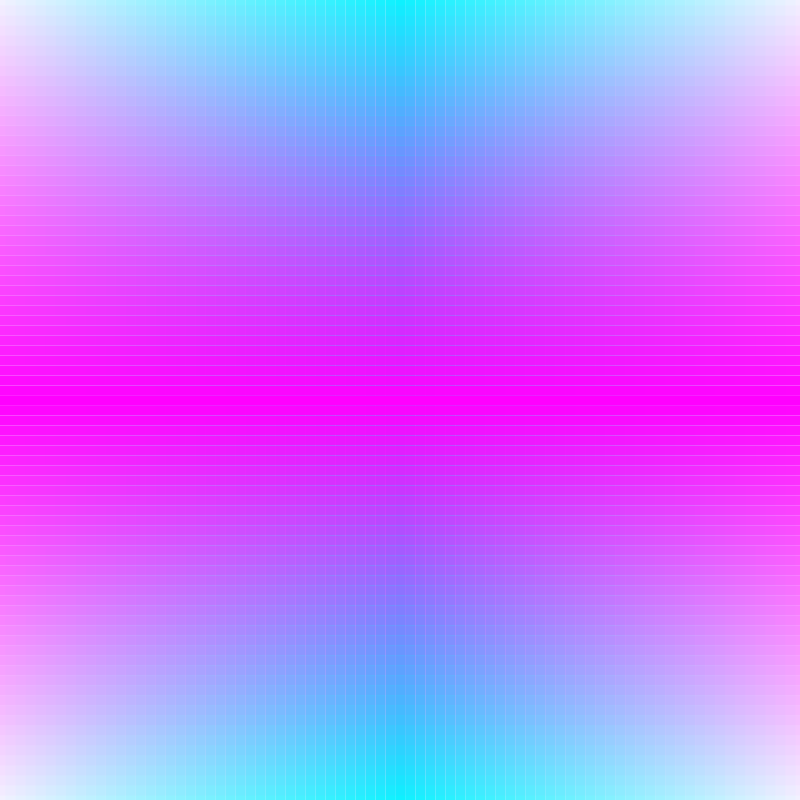
Frame 1 (no input)
Frame 60 (the mouse pressed at the canvas centre just before this capture): identical to frame 1, image omitted
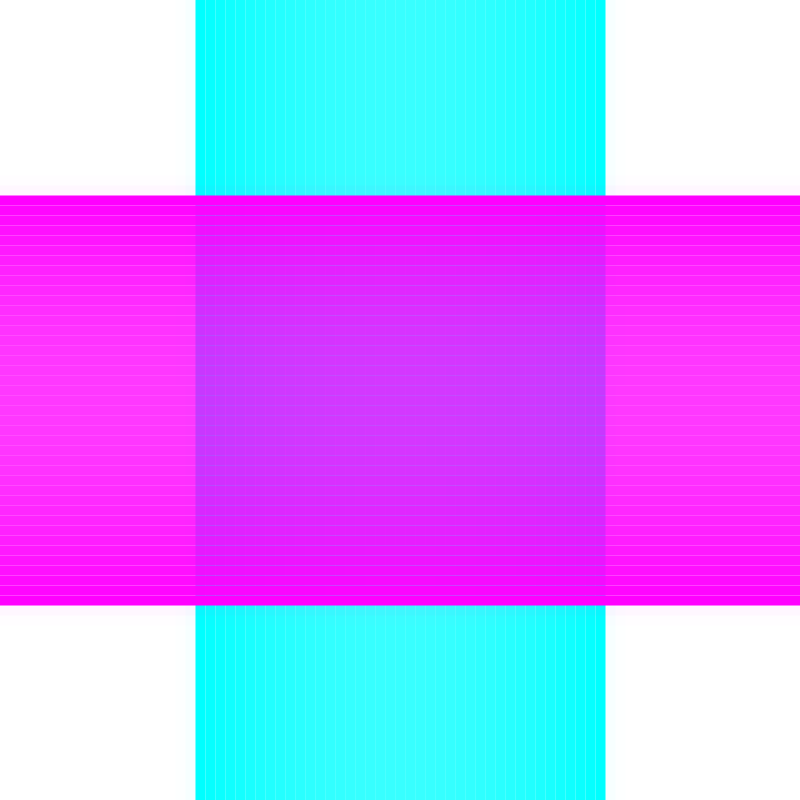
Frame 120 (the mouse held since frame 60 and released just before this capture)

The Processing sketch that drew these frames (run headless with seeded random() and noise(); from frame 60 on, the mouse is pressed at the canvas centre):

// Processing sketch: s0804Ronda
// ── s0804Ronda.pde
// UDD - Diseño Digital - Expresión Digital II
// versus 1.0
/*
rondas de ejercicios con aumento de complejidad:
 1ra ronda pasan 6
 2da ronda pasan 2 de los restantes
 3ra ronda pasan 4 de los 8
 4ta ronda pasan 2 de los 4
 5ta ronda pasa 1 de los 2
 */

// 4ta ronda: lineas hortogonales que se separan con mouseY
// pista: strokeWeight igual al update del for loop

float x, y;
void setup() {
  size(800, 800);
  smooth();
  strokeWeight(10);
  
}

void draw() {  
  x = mouseX * -0.5;
  background(255);
  
  for (int i = 0; i <= width; i += 10) {
    stroke(0, 255, 255, 255 - i *.6);
    line(width/2 + x + i, 0, width/2 + i + x, height);
  }
  for (int i = 0; i <= width; i += 10) {
    stroke(0, 255, 255, 255 - i *.6);
    line(width/2 - x - i, 0, width/2 - i - x, height);
  }
 
  for (int i = 0; i <= height; i += 10) {
    stroke(255, 0, 255, 255 - i *.6);
    line(0, height/2 + x + i, width, height/2 + x + i); 
  }
  for (int i = 0; i <= height; i += 10) {
    stroke(255, 0, 255, 255 - i *.6);
    line(0, height/2 - x - i, width, height/2 - x - i);
  }
}
